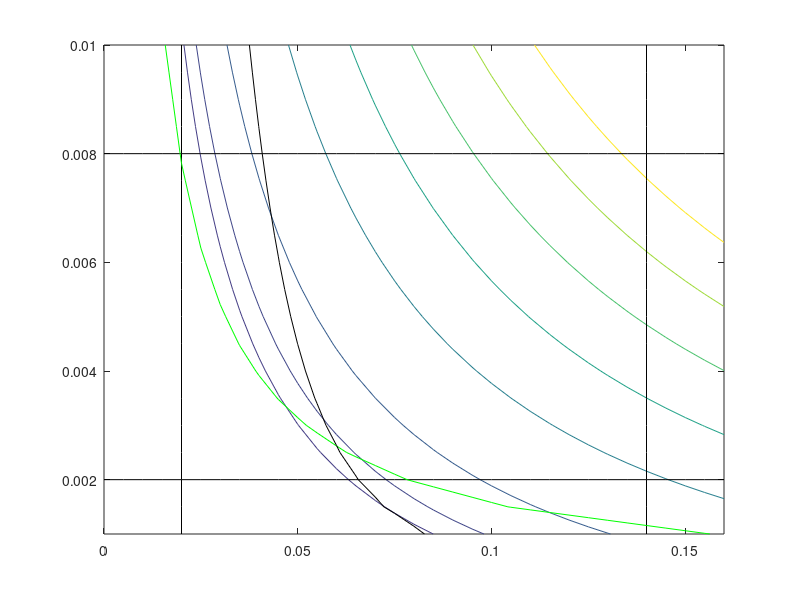

Source code (MATLAB): (Note: this script raises an error after producing the figure.)
% Graphical solution to the tubular column problem
% create a meshgrid of points in the variable space
[x1,x2]=meshgrid(0.0:0.005:0.16,0.001:0.0005:0.01);

% evaluate the objective function
f=5*2700*pi*2.5.*x1.*x2+200*x1; 

%evaluate the constraints
g1=2500*9.82/pi./x1./x2/50e6-1;
g2=2500*9.82/pi./x1./x2-pi^2*70e9*(x1.^2+x2.^2)/8/2.5^2;
g3=-x1+0.02;
g4=x1-0.14;
g5=-x2+0.002;
g6=x2-0.008;

% plot the contours of the objective function
figure
contour(x1,x2,f,[140 120 100 80 60 40 30 26])
hold

%plot lines where the constraints are active
%plot variable limits
contour(x1,x2,g3,[0 0],'k')
contour(x1,x2,g4,[0 0],'k')
contour(x1,x2,g5,[0 0],'k')
contour(x1,x2,g6,[0 0],'k')
% plot stress and buckling constraint
contour(x1,x2,g1,[0 0],'g')
contour(x1,x2,g2,[0 0],'k')
plot(x(:,1),x(:,2),'*') 